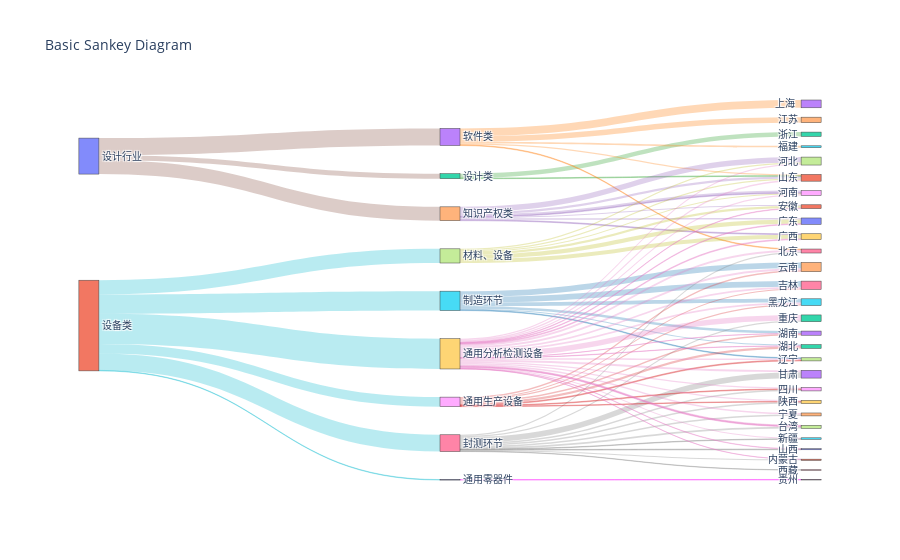

Source (notebook cell):
### Code cell
import plotly.graph_objects as go

fig = go.Figure(data=[go.Sankey(
    node = dict(
      label = li,
    ),
    link = dict(
      source = s, 
      target = t,
      value = val,
        color=lcolors
  ))])

fig.update_layout(title_text="Basic Sankey Diagram", font_size=10)
fig.show()

### Figure 1 — Plotly figure (JSON) as saved in the notebook; plotly's stock layout.template omitted (floating-point values rounded to 4 significant figures)
{"data": [{"link": {"color": ["rgba(23, 190, 207, 0.3)", "rgba(23, 190, 207, 0.3)", "rgba(23, 190, 207, 0.3)", "rgba(23, 190, 207, 0.3)", "rgba(23, 190, 207, 0.3)", "rgba(23, 190, 207, 0.3)", "rgba(140, 86, 75, 0.3)", "rgba(140, 86, 75, 0.3)", "rgba(140, 86, 75, 0.3)", "rgba(44, 160, 44, 0.3)", "rgba(44, 160, 44, 0.3)", "rgba(255, 127, 14, 0.3)", "rgba(255, 127, 14, 0.3)", "rgba(255, 127, 14, 0.3)", "rgba(255, 127, 14, 0.3)", "rgba(255, 127, 14, 0.3)", "rgba(255, 127, 14, 0.3)", "rgba(148, 103, 189, 0.3)", "rgba(148, 103, 189, 0.3)", "rgba(148, 103, 189, 0.3)", "rgba(148, 103, 189, 0.3)", "rgba(148, 103, 189, 0.3)", "rgba(148, 103, 189, 0.3)", "rgba(148, 103, 189, 0.3)", "rgba(31, 119, 180, 0.3)", "rgba(31, 119, 180, 0.3)", "rgba(31, 119, 180, 0.3)", "rgba(31, 119, 180, 0.3)", "rgba(31, 119, 180, 0.3)", "rgba(31, 119, 180, 0.3)", "rgba(127, 127, 127, 0.3)", "rgba(127, 127, 127, 0.3)", "rgba(127, 127, 127, 0.3)", "rgba(127, 127, 127, 0.3)", "rgba(127, 127, 127, 0.3)", "rgba(127, 127, 127, 0.3)", "rgba(127, 127, 127, 0.3)", "rgba(127, 127, 127, 0.3)", "rgba(127, 127, 127, 0.3)", "rgba(127, 127, 127, 0.3)", "rgba(127, 127, 127, 0.3)", "rgba(188, 189, 34, 0.3)", "rgba(188, 189, 34, 0.3)", "rgba(188, 189, 34, 0.3)", "rgba(188, 189, 34, 0.3)", "rgba(188, 189, 34, 0.3)", "rgba(188, 189, 34, 0.3)", "rgba(214, 39, 40, 0.3)", "rgba(214, 39, 40, 0.3)", "rgba(214, 39, 40, 0.3)", "rgba(214, 39, 40, 0.3)", "rgba(214, 39, 40, 0.3)", "rgba(214, 39, 40, 0.3)", "rgba(214, 39, 40, 0.3)", "rgba(214, 39, 40, 0.3)", "rgba(227, 119, 194, 0.3)", "rgba(227, 119, 194, 0.3)", "rgba(227, 119, 194, 0.3)", "rgba(227, 119, 194, 0.3)", "rgba(227, 119, 194, 0.3)", "rgba(227, 119, 194, 0.3)", "rgba(227, 119, 194, 0.3)", "rgba(227, 119, 194, 0.3)", "rgba(227, 119, 194, 0.3)", "rgba(227, 119, 194, 0.3)", "rgba(227, 119, 194, 0.3)", "rgba(227, 119, 194, 0.3)", "rgba(227, 119, 194, 0.3)", "rgba(227, 119, 194, 0.3)", "rgba(227, 119, 194, 0.3)", "rgba(227, 119, 194, 0.3)", "rgba(227, 119, 194, 0.3)", "rgba(227, 119, 194, 0.3)", "rgba(227, 119, 194, 0.3)", "rgba(227, 119, 194, 0.3)", "rgba(227, 119, 194, 0.3)", "rgba(227, 119, 194, 0.3)", "rgba(227, 119, 194, 0.3)", "rgba(255,0,255, 0.3)"], "source": [1, 1, 1, 1, 1, 1, 0, 0, 0, 2, 2, 3, 3, 3, 3, 3, 3, 4, 4, 4, 4, 4, 4, 4, 5, 5, 5, 5, 5, 5, 6, 6, 6, 6, 6, 6, 6, 6, 6, 6, 6, 7, 7, 7, 7, 7, 7, 8, 8, 8, 8, 8, 8, 8, 8, 9, 9, 9, 9, 9, 9, 9, 9, 9, 9, 9, 9, 9, 9, 9, 9, 9, 9, 9, 9, 9, 9, 9, 10], "target": [5, 6, 7, 9, 8, 10, 4, 2, 3, 11, 12, 11, 13, 14, 15, 16, 17, 18, 11, 17, 18, 19, 20, 21, 22, 23, 24, 25, 26, 27, 28, 29, 30, 31, 16, 32, 33, 34, 35, 36, 37, 11, 17, 18, 19, 20, 21, 22, 23, 24, 25, 26, 27, 28, 29, 30, 31, 16, 32, 33, 34, 11, 17, 18, 19, 20, 21, 22, 23, 24, 25, 26, 27, 28, 29, 35, 37, 37, 38], "value": [112, 97, 82, 175, 55, 3, 80, 29, 99, 4, 25, 7, 45, 32, 11, 4, null, 12, 12, 32, 4, 5, 9, 6, 7, 14, 34, 21, 32, 4, 8, 9, 4, 6, 7, 7, 34, 8, 3, 2, 9, 8, 7, 6, 24, 24, 13, 13, 9, 8, 7, 6, 5, 4, 3, 2, 1, 12, 32, 11, 9, 8, 7, 6, 5, 4, 3, 2, 1, 12, 11, 10, 9, 8, 7, 6, 5, 4, 3]}, "node": {"label": ["设计行业", "设备类", "设计类", "软件类", "知识产权类", "制造环节", "封测环节", "材料、设备", "通用生产设备", "通用分析检测设备", "通用零器件", "山东", "浙江", "上海 ", "江苏", "福建", "北京", "河北", "河南", "广西", "广东", "安徽", "湖北", "湖南", "云南", "黑龙江", "吉林", "辽宁", "四川", "陕西", "山西", "内蒙古", "重庆", "甘肃", "宁夏", "新疆", "西藏", "台湾", "贵州"], "x": [0.01199, 0.01199, 0.5, 0.5, 0.5, 0.5, 0.5, 0.5, 0.5, 0.5, 0.5, 0.988, 0.988, 0.988, 0.988, 0.988, 0.988, 0.988, 0.988, 0.988, 0.988, 0.988, 0.988, 0.988, 0.988, 0.988, 0.988, 0.988, 0.988, 0.988, 0.988, 0.988, 0.988, 0.988, 0.988, 0.988, 0.988, 0.988, 0.988], "y": [0.1476, 0.5935, 0.2005, 0.09726, 0.2994, 0.5286, 0.9031, 0.4103, 0.7944, 0.668, 0.9995, 0.2047, 0.09014, 0.01025, 0.05247, 0.123, 0.3974, 0.1607, 0.2447, 0.3597, 0.3189, 0.2808, 0.6487, 0.6135, 0.4396, 0.5321, 0.4876, 0.6825, 0.761, 0.7946, 0.9191, 0.9467, 0.5745, 0.7215, 0.8275, 0.891, 0.9735, 0.8601, 0.9993]}, "type": "sankey"}], "layout": {"autosize": true, "font": {"size": 10}, "title": {"text": "Basic Sankey Diagram"}}}
